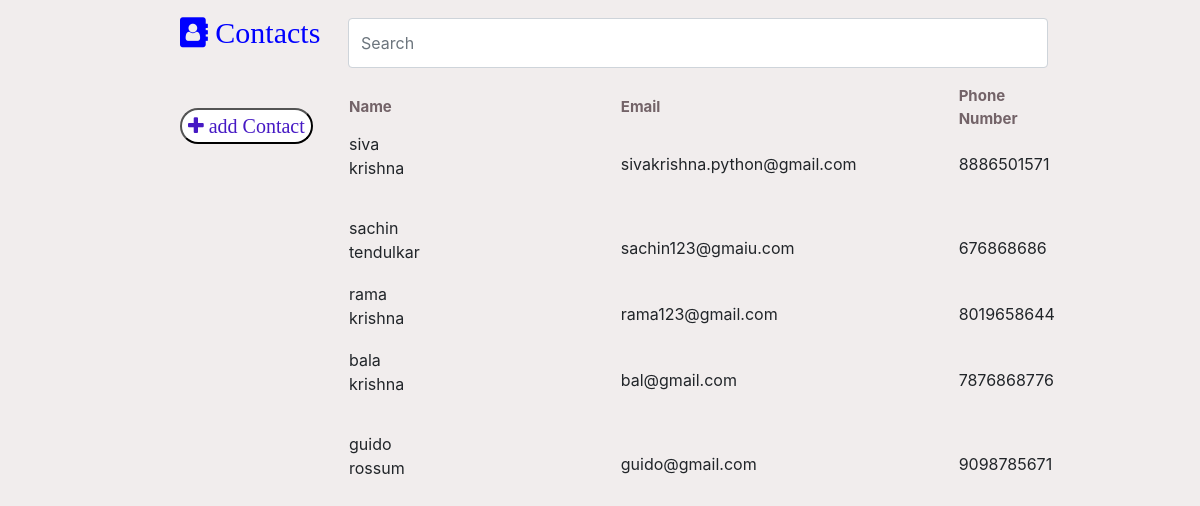
The page / on the database its author committed.
### Contactapp/models.py (models this page shows)
class Information(models.Model):
    id = models.AutoField(primary_key=True)
    fname = models.CharField(max_length=30)
    lname= models.CharField(max_length=30)
    email = models.EmailField(max_length=50)
    phoneNumber = models.CharField(max_length=10)

### Contactapp/views.py (the view, shortened to what this page needs)
# urls.py: path('', views.Contacts),
def Contacts(request):
    contacts = Information.objects.all()
    query = request.GET.get('search')
    if query:
        find =Information.objects.filter(fname__regex=query)
        return render(request,'contacts.html',{'result':find})
    return render(request,'contacts.html',{'contacts':contacts})

### templates/contacts.html (shortened to what this page needs)
<!DOCTYPE html>
<html lang="en">
<head>
    <link rel="stylesheet" href="https://stackpath.bootstrapcdn.com/font-awesome/4.7.0/css/font-awesome.min.css">
    <link rel="stylesheet" href="https://stackpath.bootstrapcdn.com/bootstrap/4.4.1/css/bootstrap.min.css"
>
    {% load static %}
    <link rel="stylesheet" type="text/css" href="{% static 'style.css' %}" />
</head>
<body id="body">
    <div class="section">
        <div class="leftsection">
            <i class="fa fa-address-book" aria?-hidden="true" style="color: blue;"> Contacts</i>
            <br>
            <br>
            <button class="addcontact" id="addContact"><i class="fa fa-plus" aria-hidden="true"> <span>add Contact </span> </i></button>
        </div>
        <div class="rightsection">
            <form action="" method="GET">
                <div class="form-group" id="searchBoxdiv">
                  <input type="text" class="form-control"  aria-describedby="emailHelp" placeholder="Search" name="search" style="width: 700px; height: 50px;" id="searchBox">
                </div>
            </form>
                <table>
                    <tr>
                        <th>Name</th>
                        <th style="padding-left: 200px;">Email</th>
                        <th style="padding-left: 101px;">Phone Number</th>
                    </tr>
                {%for contact in contacts %}
                <tr  id="uniqueid">
                        <td  ><p> {{contact.fname }} {{   contact.lname}}</p> </td>
                        <td  style="padding-left: 200px;">{{contact.email}}</td>
                        <td  style="padding-left: 101px;">{{contact.phoneNumber}}
                        </td>
                    </tr>
                {%endfor%}
                </table>
        </div>
    </div>
</body>
</html>

### static/style.css (style rules this page uses)
body { background-color: rgb(241, 237, 237); }
.section { position: relative; top: 0px; width:70%; margin:auto; margin-top:10px; }
.leftsection { width: 20%; float: left; font-size: 30px; }
.rightsection { width: 80%; float:right; }
th { font-size: 15px; color: #736368; }
#searchBox { margin-top: 8px; color: chocolate; background-color: #FFFFFF; }
.addcontact { font-size: 20px; border-radius: 18px; color: #4619c4; background-color: #FFFFFF; transition: 0.4; }
button { transition: 0.1s; }

### rows shown on the page
Information: fname "siva", lname "krishna", email "sivakrishna.python@gmail.com", phoneNumber "8886501571"
Information: fname "sachin", lname "tendulkar", email "sachin123@gmaiu.com", phoneNumber "676868686"
Information: fname "rama", lname "krishna", email "rama123@gmail.com", phoneNumber "8019658644"
Information: fname "bala", lname "krishna", email "bal@gmail.com", phoneNumber "7876868776"
Information: fname "guido", lname "rossum", email "guido@gmail.com", phoneNumber "9098785671"
